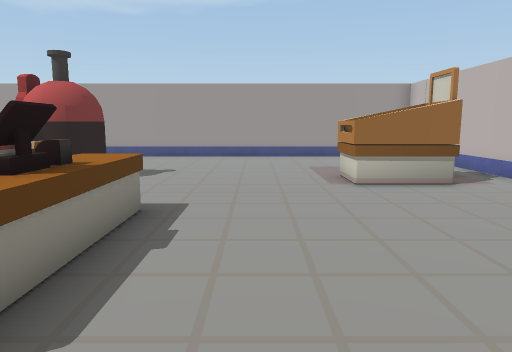
[1] (above)

13 first-person views from a walk through a 3-D level made in the Unity game engine. The camera is 1.4 m above the floor, tilts 8° down and sees 70° across. The floor is counted in squares, 1 m on a side. Each view is taken from the middle of a square. On the plan, view 1 faces up. The plan holds only what a view shows up to about 16 squares ahead; the rest is blank. The place goes on beyond the plan. The player is left out. Some animated figures are not drawn. Some surface patterns are stand-ins.

[2]
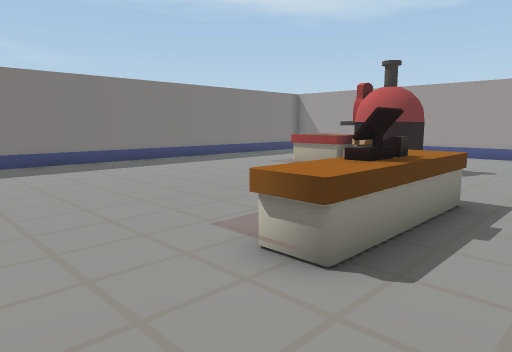

[3]
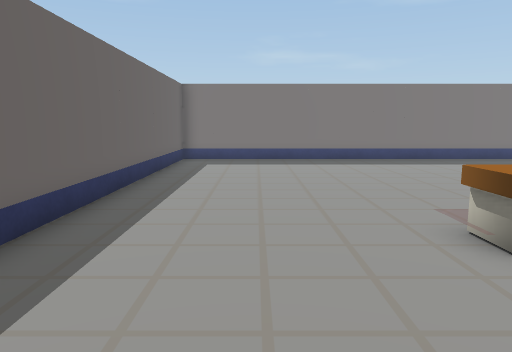

[4]
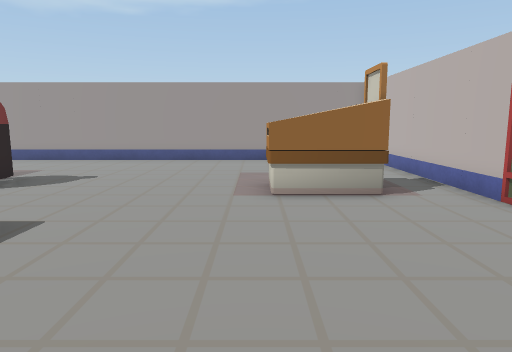

[5]
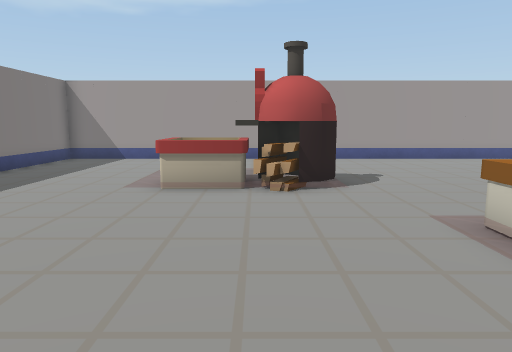

[6]
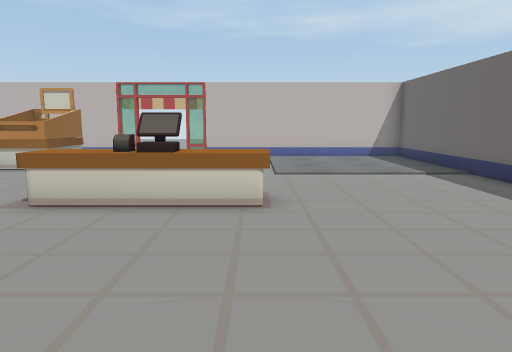

[7]
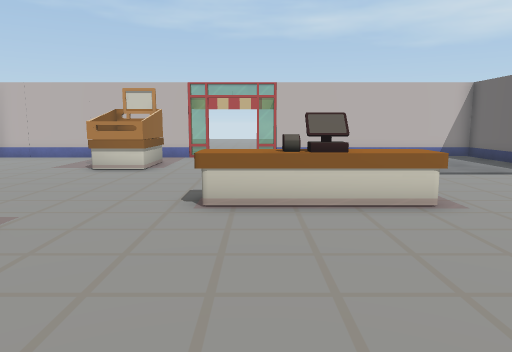

[8]
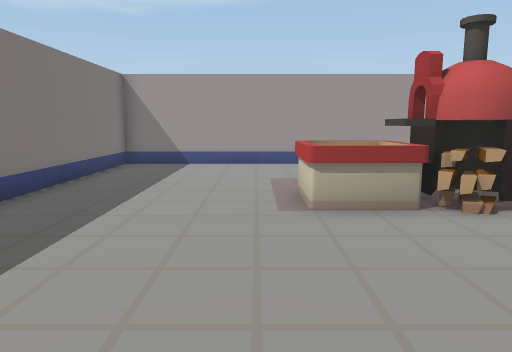

[9]
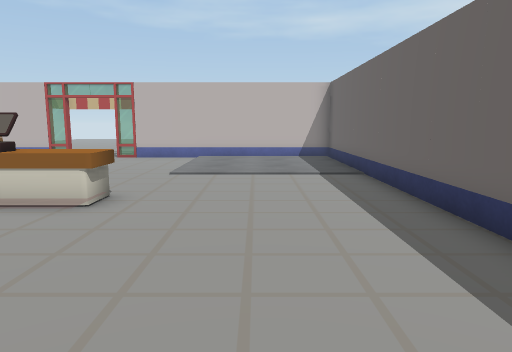

[10]
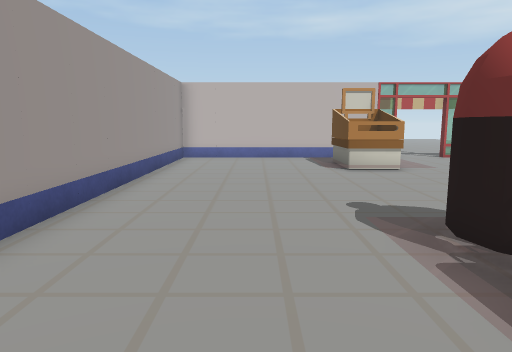

[11]
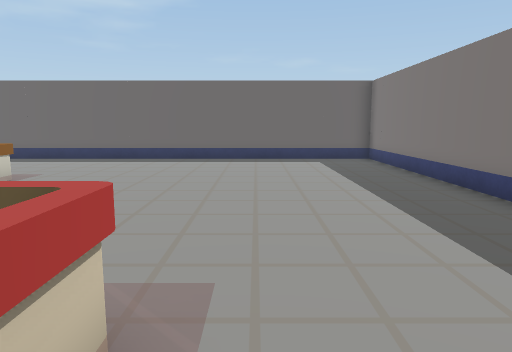

[12]
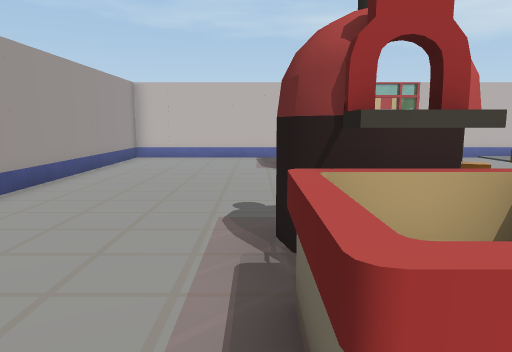

[13]
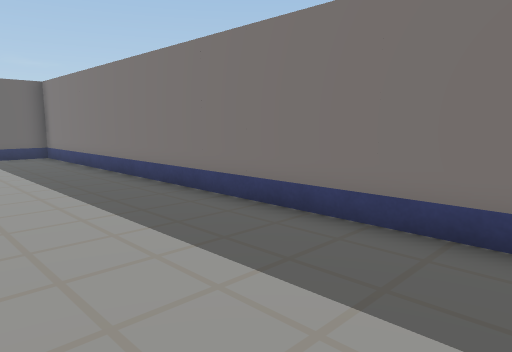

### Floor plan
Points are (right, up) in squares from view 1. A wall is a line through its corners. A room is listed if a view was taken in it or the views show most of it. See-through windows are left out.
Room 1 (views 1, 2, 3, 4, 5, 6, 7, 8, 9, 10, 11, 12, 13)
walls: (-2.3, 4.5) (-2.3, 3.4) (-2.3, 4.1); (-2.5, 3.9) (-2.5, 3.4) (-2.5, 4.5); (-2.7, 3.4) (-2.7, 4.5); (-2.5, 3.4) (-2.3, 3.4); (-5, 8.8) (-5.6, 8.9) (-5.9, 9.3) (-6.5, 9.3); (-4.5, 9.7) (-5.5, 9.9); (-4.2, 10.3) (-4.1, 9.8) (-4.2, 9.3) (-4.6, 8.9) (-5.1, 8.8); (-6.4, 10.3) (-5.9, 10.3) (-5.6, 10.6) (-5.1, 10.8) (-4.5, 10.6); (6.7, 7) (6.7, 16.1) (-13.7, 16.1) (-13.7, -4.1) (6.7, -4.1) (6.7, 5)
low walls: (-1.9, 6) (-1.9, 1.9) (-2.9, 1.9) (-2.9, 6); (-5.6, 8.6) (-6.1, 9); (-4.9, 9.2) (-5.2, 8.6); (-5.2, 9.6) (-5.9, 8.7); (-6.3, 8.9) (-8.2, 8.9) (-8.2, 10.8) (-6.2, 10.8)
ways out: opening at (7, 6)
objects: basket (2, 9) to (5, 10)

Positions as (right, up) in squares from view 1, and headings:
1: (0, 0), facing up
2: (0, -1), facing up-left
3: (2, -1), facing left
4: (2, 1), facing up
5: (-6, 1), facing up
6: (-9, 2), facing right
7: (-9, 5), facing right
8: (-9, 3), facing up
9: (-9, -1), facing right
10: (-9, 13), facing right
11: (-9, 11), facing down
12: (-9, 11), facing right
13: (-9, 13), facing down-left
